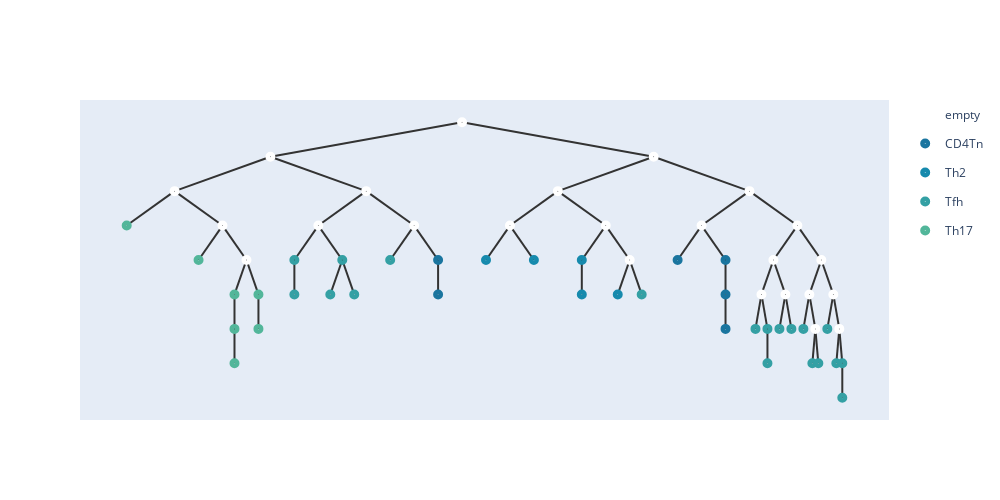

Write notebook code for a chart like this one.
### Code cell
temp,root = merge_points(similarities,root,nodes1,embeddings,5,percentile_25,percentile_5,n)
for i in nodes1:
    i.hyper = temp[int(i)]
    i.value =  temp[int(i)]
embeddings = temp.numpy();
add_meta(root,meta_list1,[])
show_tree(root,color=['#184e77','#1a759f','#168aad',"#34a0a4",'#52b69a','#99d98c','#76c893','#99d98c']).show_fig()
remove_meta(root);

### Figure 1 — Plotly figure (JSON) as saved in the notebook; plotly's stock layout.template omitted (floating-point values rounded to 4 significant figures)
{"data": [{"hoverinfo": "text", "hovertext": ["72", "69", "53", "52", "51", "62", "49", "61", "71", "68", "63", "65", "58", "70", "46", "67", "60", "56", "59", "66", "55", "54", "64", "57"], "legendgroup": "empty", "marker": {"color": "#fff", "size": 10, "symbol": "circle-dot"}, "mode": "markers+text", "name": "empty", "type": "scatter", "x": [5.5, 3.25, 2.125, 2.688, 2.969, 4.375, 3.812, 4.938, 7.75, 6.625, 6.062, 7.188, 7.469, 8.875, 8.312, 9.438, 9.156, 9.016, 9.297, 9.719, 9.578, 9.648, 9.859, 9.93], "y": [5, 3.5, 2, 0.5, -1, 2, 0.5, 0.5, 3.5, 2, 0.5, 0.5, -1, 2, 0.5, 0.5, -1, -2.5, -2.5, -1, -2.5, -4, -2.5, -4]}, {"hoverinfo": "text", "hovertext": ["24_CD4Tn", "1_CD4Tn", "4_CD4Tn", "25_CD4Tn", "2_CD4Tn", "27_CD4Tn"], "legendgroup": "CD4Tn", "marker": {"color": "#1a759f", "size": 10, "symbol": "circle-dot"}, "mode": "markers+text", "name": "CD4Tn", "type": "scatter", "x": [5.219, 5.219, 8.031, 8.594, 8.594, 8.594], "y": [-1, -2.5, -1, -1, -2.5, -4]}, {"hoverinfo": "text", "hovertext": ["17_Th2", "32_Th2", "20_Th2", "31_Th2", "0_Th2"], "legendgroup": "Th2", "marker": {"color": "#168aad", "size": 10, "symbol": "circle-dot"}, "mode": "markers+text", "name": "Th2", "type": "scatter", "x": [5.781, 6.344, 6.906, 6.906, 7.328], "y": [-1, -1, -1, -2.5, -2.5]}, {"hoverinfo": "text", "hovertext": ["21_Tfh", "36_Tfh", "15_Tfh", "9_Tfh", "28_Tfh", "10_Tfh", "26_Tfh", "13_Tfh", "29_Tfh", "23_Tfh", "30_Tfh", "33_Tfh", "11_Tfh", "3_Tfh", "35_Tfh", "12_Tfh", "19_Tfh", "8_Tfh", "34_Tfh"], "legendgroup": "Tfh", "marker": {"color": "#34a0a4", "size": 10, "symbol": "circle-dot"}, "mode": "markers+text", "name": "Tfh", "type": "scatter", "x": [3.531, 3.531, 4.094, 3.953, 4.234, 4.656, 7.609, 8.945, 9.086, 9.086, 9.227, 9.367, 9.508, 9.613, 9.684, 9.789, 9.895, 9.965, 9.965], "y": [-1, -2.5, -1, -2.5, -2.5, -1, -2.5, -4, -4, -5.5, -4, -4, -4, -5.5, -5.5, -4, -5.5, -5.5, -7]}, {"hoverinfo": "text", "hovertext": ["7_Th17", "16_Th17", "6_Th17", "5_Th17", "22_Th17", "14_Th17", "18_Th17"], "legendgroup": "Th17", "marker": {"color": "#52b69a", "size": 10, "symbol": "circle-dot"}, "mode": "markers+text", "name": "Th17", "type": "scatter", "x": [1.562, 2.406, 2.828, 2.828, 2.828, 3.109, 3.109], "y": [0.5, -1, -2.5, -4, -5.5, -2.5, -4]}], "layout": {"height": 500, "shapes": [{"layer": "below", "line": {"color": "#333", "width": 2}, "type": "line", "x0": 5.5, "x1": 5.5, "y0": 5, "y1": 5}, {"layer": "below", "line": {"color": "#333", "width": 2}, "type": "line", "x0": 5.5, "x1": 3.25, "y0": 5, "y1": 3.5}, {"layer": "below", "line": {"color": "#333", "width": 2}, "type": "line", "x0": 3.25, "x1": 2.125, "y0": 3.5, "y1": 2}, {"layer": "below", "line": {"color": "#333", "width": 2}, "type": "line", "x0": 2.125, "x1": 1.562, "y0": 2, "y1": 0.5}, {"layer": "below", "line": {"color": "#333", "width": 2}, "type": "line", "x0": 2.125, "x1": 2.688, "y0": 2, "y1": 0.5}, {"layer": "below", "line": {"color": "#333", "width": 2}, "type": "line", "x0": 2.688, "x1": 2.406, "y0": 0.5, "y1": -1}, {"layer": "below", "line": {"color": "#333", "width": 2}, "type": "line", "x0": 2.688, "x1": 2.969, "y0": 0.5, "y1": -1}, {"layer": "below", "line": {"color": "#333", "width": 2}, "type": "line", "x0": 2.969, "x1": 2.828, "y0": -1, "y1": -2.5}, {"layer": "below", "line": {"color": "#333", "width": 2}, "type": "line", "x0": 2.828, "x1": 2.828, "y0": -2.5, "y1": -4}, {"layer": "below", "line": {"color": "#333", "width": 2}, "type": "line", "x0": 2.828, "x1": 2.828, "y0": -4, "y1": -5.5}, {"layer": "below", "line": {"color": "#333", "width": 2}, "type": "line", "x0": 2.969, "x1": 3.109, "y0": -1, "y1": -2.5}, {"layer": "below", "line": {"color": "#333", "width": 2}, "type": "line", "x0": 3.109, "x1": 3.109, "y0": -2.5, "y1": -4}, {"layer": "below", "line": {"color": "#333", "width": 2}, "type": "line", "x0": 3.25, "x1": 4.375, "y0": 3.5, "y1": 2}, {"layer": "below", "line": {"color": "#333", "width": 2}, "type": "line", "x0": 4.375, "x1": 3.812, "y0": 2, "y1": 0.5}, {"layer": "below", "line": {"color": "#333", "width": 2}, "type": "line", "x0": 3.812, "x1": 3.531, "y0": 0.5, "y1": -1}, {"layer": "below", "line": {"color": "#333", "width": 2}, "type": "line", "x0": 3.531, "x1": 3.531, "y0": -1, "y1": -2.5}, {"layer": "below", "line": {"color": "#333", "width": 2}, "type": "line", "x0": 3.812, "x1": 4.094, "y0": 0.5, "y1": -1}, {"layer": "below", "line": {"color": "#333", "width": 2}, "type": "line", "x0": 4.094, "x1": 3.953, "y0": -1, "y1": -2.5}, {"layer": "below", "line": {"color": "#333", "width": 2}, "type": "line", "x0": 4.094, "x1": 4.234, "y0": -1, "y1": -2.5}, {"layer": "below", "line": {"color": "#333", "width": 2}, "type": "line", "x0": 4.375, "x1": 4.938, "y0": 2, "y1": 0.5}, {"layer": "below", "line": {"color": "#333", "width": 2}, "type": "line", "x0": 4.938, "x1": 4.656, "y0": 0.5, "y1": -1}, {"layer": "below", "line": {"color": "#333", "width": 2}, "type": "line", "x0": 4.938, "x1": 5.219, "y0": 0.5, "y1": -1}, {"layer": "below", "line": {"color": "#333", "width": 2}, "type": "line", "x0": 5.219, "x1": 5.219, "y0": -1, "y1": -2.5}, {"layer": "below", "line": {"color": "#333", "width": 2}, "type": "line", "x0": 5.5, "x1": 7.75, "y0": 5, "y1": 3.5}, {"layer": "below", "line": {"color": "#333", "width": 2}, "type": "line", "x0": 7.75, "x1": 6.625, "y0": 3.5, "y1": 2}, {"layer": "below", "line": {"color": "#333", "width": 2}, "type": "line", "x0": 6.625, "x1": 6.062, "y0": 2, "y1": 0.5}, {"layer": "below", "line": {"color": "#333", "width": 2}, "type": "line", "x0": 6.062, "x1": 5.781, "y0": 0.5, "y1": -1}, {"layer": "below", "line": {"color": "#333", "width": 2}, "type": "line", "x0": 6.062, "x1": 6.344, "y0": 0.5, "y1": -1}, {"layer": "below", "line": {"color": "#333", "width": 2}, "type": "line", "x0": 6.625, "x1": 7.188, "y0": 2, "y1": 0.5}, {"layer": "below", "line": {"color": "#333", "width": 2}, "type": "line", "x0": 7.188, "x1": 6.906, "y0": 0.5, "y1": -1}, {"layer": "below", "line": {"color": "#333", "width": 2}, "type": "line", "x0": 6.906, "x1": 6.906, "y0": -1, "y1": -2.5}, {"layer": "below", "line": {"color": "#333", "width": 2}, "type": "line", "x0": 7.188, "x1": 7.469, "y0": 0.5, "y1": -1}, {"layer": "below", "line": {"color": "#333", "width": 2}, "type": "line", "x0": 7.469, "x1": 7.328, "y0": -1, "y1": -2.5}, {"layer": "below", "line": {"color": "#333", "width": 2}, "type": "line", "x0": 7.469, "x1": 7.609, "y0": -1, "y1": -2.5}, {"layer": "below", "line": {"color": "#333", "width": 2}, "type": "line", "x0": 7.75, "x1": 8.875, "y0": 3.5, "y1": 2}, {"layer": "below", "line": {"color": "#333", "width": 2}, "type": "line", "x0": 8.875, "x1": 8.312, "y0": 2, "y1": 0.5}, {"layer": "below", "line": {"color": "#333", "width": 2}, "type": "line", "x0": 8.312, "x1": 8.031, "y0": 0.5, "y1": -1}, {"layer": "below", "line": {"color": "#333", "width": 2}, "type": "line", "x0": 8.312, "x1": 8.594, "y0": 0.5, "y1": -1}, {"layer": "below", "line": {"color": "#333", "width": 2}, "type": "line", "x0": 8.594, "x1": 8.594, "y0": -1, "y1": -2.5}, {"layer": "below", "line": {"color": "#333", "width": 2}, "type": "line", "x0": 8.594, "x1": 8.594, "y0": -2.5, "y1": -4}, {"layer": "below", "line": {"color": "#333", "width": 2}, "type": "line", "x0": 8.875, "x1": 9.438, "y0": 2, "y1": 0.5}, {"layer": "below", "line": {"color": "#333", "width": 2}, "type": "line", "x0": 9.438, "x1": 9.156, "y0": 0.5, "y1": -1}, {"layer": "below", "line": {"color": "#333", "width": 2}, "type": "line", "x0": 9.156, "x1": 9.016, "y0": -1, "y1": -2.5}, {"layer": "below", "line": {"color": "#333", "width": 2}, "type": "line", "x0": 9.016, "x1": 8.945, "y0": -2.5, "y1": -4}, {"layer": "below", "line": {"color": "#333", "width": 2}, "type": "line", "x0": 9.016, "x1": 9.086, "y0": -2.5, "y1": -4}, {"layer": "below", "line": {"color": "#333", "width": 2}, "type": "line", "x0": 9.086, "x1": 9.086, "y0": -4, "y1": -5.5}, {"layer": "below", "line": {"color": "#333", "width": 2}, "type": "line", "x0": 9.156, "x1": 9.297, "y0": -1, "y1": -2.5}, {"layer": "below", "line": {"color": "#333", "width": 2}, "type": "line", "x0": 9.297, "x1": 9.227, "y0": -2.5, "y1": -4}, {"layer": "below", "line": {"color": "#333", "width": 2}, "type": "line", "x0": 9.297, "x1": 9.367, "y0": -2.5, "y1": -4}, {"layer": "below", "line": {"color": "#333", "width": 2}, "type": "line", "x0": 9.438, "x1": 9.719, "y0": 0.5, "y1": -1}, {"layer": "below", "line": {"color": "#333", "width": 2}, "type": "line", "x0": 9.719, "x1": 9.578, "y0": -1, "y1": -2.5}, {"layer": "below", "line": {"color": "#333", "width": 2}, "type": "line", "x0": 9.578, "x1": 9.508, "y0": -2.5, "y1": -4}, {"layer": "below", "line": {"color": "#333", "width": 2}, "type": "line", "x0": 9.578, "x1": 9.648, "y0": -2.5, "y1": -4}, {"layer": "below", "line": {"color": "#333", "width": 2}, "type": "line", "x0": 9.648, "x1": 9.613, "y0": -4, "y1": -5.5}, {"layer": "below", "line": {"color": "#333", "width": 2}, "type": "line", "x0": 9.648, "x1": 9.684, "y0": -4, "y1": -5.5}, {"layer": "below", "line": {"color": "#333", "width": 2}, "type": "line", "x0": 9.719, "x1": 9.859, "y0": -1, "y1": -2.5}, {"layer": "below", "line": {"color": "#333", "width": 2}, "type": "line", "x0": 9.859, "x1": 9.789, "y0": -2.5, "y1": -4}, {"layer": "below", "line": {"color": "#333", "width": 2}, "type": "line", "x0": 9.859, "x1": 9.93, "y0": -2.5, "y1": -4}, {"layer": "below", "line": {"color": "#333", "width": 2}, "type": "line", "x0": 9.93, "x1": 9.895, "y0": -4, "y1": -5.5}, {"layer": "below", "line": {"color": "#333", "width": 2}, "type": "line", "x0": 9.93, "x1": 9.965, "y0": -4, "y1": -5.5}, {"layer": "below", "line": {"color": "#333", "width": 2}, "type": "line", "x0": 9.965, "x1": 9.965, "y0": -5.5, "y1": -7}], "width": 1000, "xaxis": {"showgrid": false, "showline": false, "showticklabels": false, "zeroline": false}, "yaxis": {"showgrid": false, "showline": false, "showticklabels": false, "zeroline": false}}}
